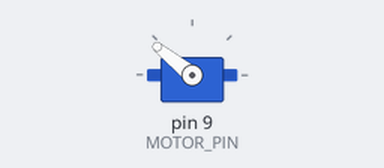
A sketch run on a simulated Arduino Uno, built with avr-gcc and run on an emulated ATmega328P. Parts: servo.

Above: at 0.05 s.
At 5.05 s:
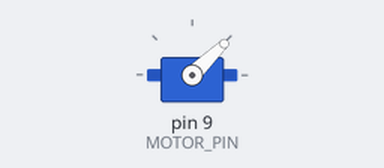
At 10.0 s:
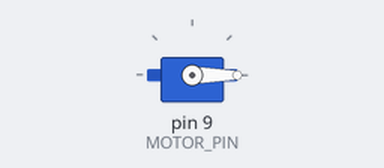
Timing chart, 0 to 13.0 s (numbered marks = the images above):
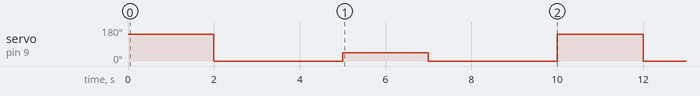

The sketch:

ESC35A.ino
```cpp
#include <Servo.h>  // Thêm thư viện Servo.h

#define MOTOR_PIN 9  // Định nghĩa chân điều khiển động cơ

Servo esc;  // Khởi tạo đối tượng Servo cho ESC

void setup() {
  esc.attach(MOTOR_PIN);  // Gắn ESC vào chân điều khiển động cơ
}

void loop() {

  esc.writeMicroseconds(2000);
  delay(2000);

  esc.writeMicroseconds(0);
  delay(3000);

  esc.writeMicroseconds(1000);
  delay(2000);

  esc.writeMicroseconds(0);
  delay(3000);
}
```

Measured:
- by itself, servo on pin 9 (MOTOR_PIN): repeats every 10.0 s: 44° 2.0 s, 0° 3.0 s, 141° 2.0 s, 0° 3.0 s
